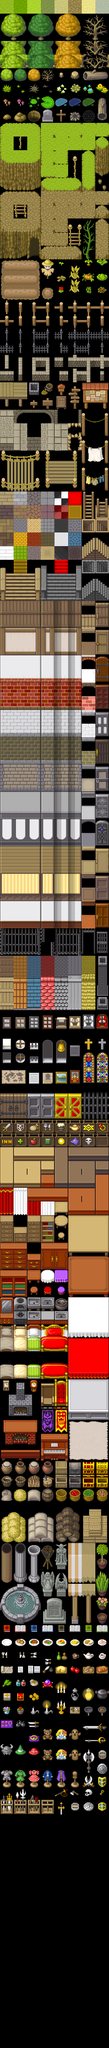

Rendered tile map (Tiled .tmx) drawn with the repository's tilesets; below, a short description and the full map source, tile grids included:
An orthogonal 8x150 tile map with 32x32 px tiles, 1 tile layer (Calque de Tuiles 1).

<map version="1.8" tiledversion="1.8.2" orientation="orthogonal" renderorder="right-down" width="8" height="150" tilewidth="32" tileheight="32" infinite="0" nextlayerid="2" nextobjectid="1">
 <tileset firstgid="1" source="Base2 (32).tsx" />
 <layer id="1" name="Calque de Tuiles 1" width="8" height="150">
  <data encoding="csv">
1,2,3,4,5,6,7,8,
9,10,11,12,13,14,15,16,
17,18,19,20,21,22,23,24,
25,26,27,28,29,30,31,32,
33,34,35,36,37,38,39,40,
41,42,43,44,45,46,47,48,
49,50,51,52,53,54,55,56,
57,58,59,60,61,62,63,64,
65,66,67,68,69,70,71,72,
73,74,75,76,77,78,79,80,
81,82,83,84,85,86,87,88,
89,90,91,92,93,94,95,96,
97,98,99,100,101,102,103,104,
105,106,107,108,109,110,111,112,
113,114,115,116,117,118,119,120,
121,122,123,124,125,126,127,128,
129,130,131,132,133,134,135,136,
137,138,139,140,141,142,143,144,
145,146,147,148,149,150,151,152,
153,154,155,156,157,158,159,160,
161,162,163,164,165,166,167,168,
169,170,171,172,173,174,175,176,
177,178,179,180,181,182,183,184,
185,186,187,188,189,190,191,192,
193,194,195,196,197,198,199,200,
201,202,203,204,205,206,207,208,
209,210,211,212,213,214,215,216,
217,218,219,220,221,222,223,224,
225,226,227,228,229,230,231,232,
233,234,235,236,237,238,239,240,
241,242,243,244,245,246,247,248,
249,250,251,252,253,254,255,256,
257,258,259,260,261,262,263,264,
265,266,267,268,269,270,271,272,
273,274,275,276,277,278,279,280,
281,282,283,284,285,286,287,288,
289,290,291,292,293,294,295,296,
297,298,299,300,301,302,303,304,
305,306,307,308,309,310,311,312,
313,314,315,316,317,318,319,320,
321,322,323,324,325,326,327,328,
329,330,331,332,333,334,335,336,
337,338,339,340,341,342,343,344,
345,346,347,348,349,350,351,352,
353,354,355,356,357,358,359,360,
361,362,363,364,365,366,367,368,
369,370,371,372,373,374,375,376,
377,378,379,380,381,382,383,384,
385,386,387,388,389,390,391,392,
393,394,395,396,397,398,399,400,
401,402,403,404,405,406,407,408,
409,410,411,412,413,414,415,416,
417,418,419,420,421,422,423,424,
425,426,427,428,429,430,431,432,
433,434,435,436,437,438,439,440,
441,442,443,444,445,446,447,448,
449,450,451,452,453,454,455,456,
457,458,459,460,461,462,463,464,
465,466,467,468,469,470,471,472,
473,474,475,476,477,478,479,480,
481,482,483,484,485,486,487,488,
489,490,491,492,493,494,495,496,
497,498,499,500,501,502,503,504,
505,506,507,508,509,510,511,512,
513,514,515,516,517,518,519,520,
521,522,523,524,525,526,527,528,
529,530,531,532,533,534,535,536,
537,538,539,540,541,542,543,544,
545,546,547,548,549,550,551,552,
553,554,555,556,557,558,559,560,
561,562,563,564,565,566,567,568,
569,570,571,572,573,574,575,576,
577,578,579,580,581,582,583,584,
585,586,587,588,589,590,591,592,
593,594,595,596,597,598,599,600,
601,602,603,604,605,606,607,608,
609,610,611,612,613,614,615,616,
617,618,619,620,621,622,623,624,
625,626,627,628,629,630,631,632,
633,634,635,636,637,638,639,640,
641,642,643,644,645,646,647,648,
649,650,651,652,653,654,655,656,
657,658,659,660,661,662,663,664,
665,666,667,668,669,670,671,672,
673,674,675,676,677,678,679,680,
681,682,683,684,685,686,687,688,
689,690,691,692,693,694,695,696,
697,698,699,700,701,702,703,704,
705,706,707,708,709,710,711,712,
713,714,715,716,717,718,719,720,
721,722,723,724,725,726,727,728,
729,730,731,732,733,734,735,736,
737,738,739,740,741,742,743,744,
745,746,747,748,749,750,751,752,
753,754,755,756,757,758,759,760,
761,762,763,764,765,766,767,768,
769,770,771,772,773,774,775,776,
777,778,779,780,781,782,783,784,
785,786,787,788,789,790,791,792,
793,794,795,796,797,798,799,800,
801,802,803,804,805,806,807,808,
809,810,811,812,813,814,815,816,
817,818,819,820,821,822,823,824,
825,826,827,828,829,830,831,832,
833,834,835,836,837,838,839,840,
841,842,843,844,845,846,847,848,
849,850,851,852,853,854,855,856,
857,858,859,860,861,862,863,864,
865,866,867,868,869,870,871,872,
873,874,875,876,877,878,879,880,
881,882,883,884,885,886,887,888,
889,890,891,892,893,894,895,896,
897,898,899,900,901,902,903,904,
905,906,907,908,909,910,911,912,
913,914,915,916,917,918,919,920,
921,922,923,924,925,926,927,928,
929,930,931,932,933,934,935,936,
937,938,939,940,941,942,943,944,
945,946,947,948,949,950,951,952,
953,954,955,956,957,958,959,960,
961,962,963,964,965,966,967,968,
969,970,971,972,973,974,975,976,
977,978,979,980,981,982,983,984,
985,986,987,988,989,990,991,992,
993,994,995,996,997,998,999,1000,
1001,1002,1003,1004,1005,1006,1007,1008,
1009,1010,1011,1012,1013,1014,1015,1016,
1017,1018,1019,1020,1021,1022,1023,1024,
1025,1026,1027,1028,1029,1030,1031,1032,
1033,1034,1035,1036,1037,1038,1039,1040,
1041,1042,1043,1044,1045,1046,1047,1048,
1049,1050,1051,1052,1053,1054,1055,1056,
1057,1058,1059,1060,1061,1062,1063,1064,
0,0,0,0,0,0,0,0,
0,0,0,0,0,0,0,0,
0,0,0,0,0,0,0,0,
0,0,0,0,0,0,0,0,
0,0,0,0,0,0,0,0,
0,0,0,0,0,0,0,0,
0,0,0,0,0,0,0,0,
0,0,0,0,0,0,0,0,
0,0,0,0,0,0,0,0,
0,0,0,0,0,0,0,0,
0,0,0,0,0,0,0,0,
0,0,0,0,0,0,0,0,
0,0,0,0,0,0,0,0,
0,0,0,0,0,0,0,0,
0,0,0,0,0,0,0,0,
0,0,0,0,0,0,0,0,
0,0,0,0,0,0,0,0
</data>
 </layer>
</map>
